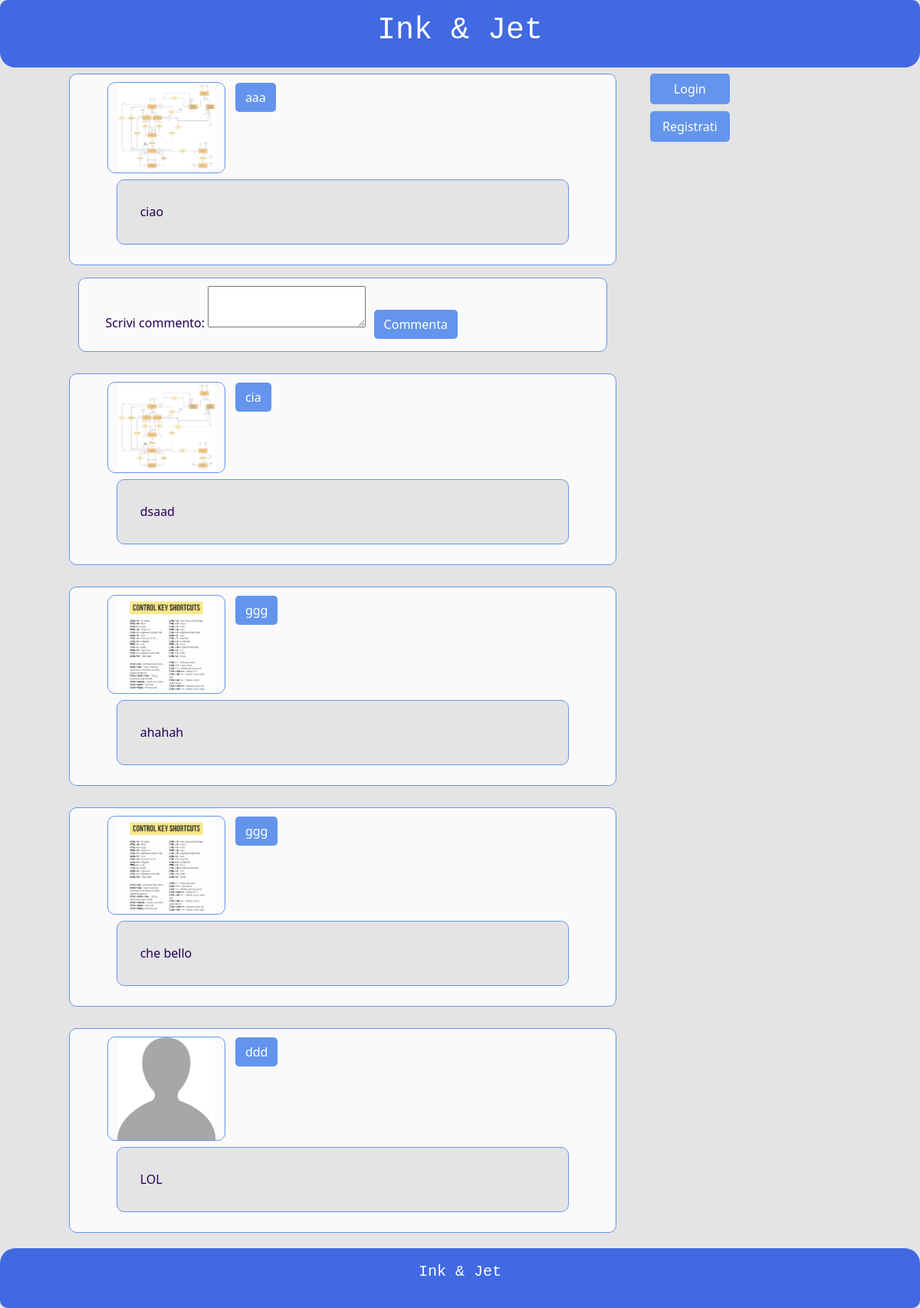
The page /post.php?post=1 on the database its author committed.
### tables this page shows
CREATE TABLE `post` (
  `id_post` int(11) NOT NULL,
  `testo_post` varchar(1024) DEFAULT NULL,
  `img_post` varchar(100) DEFAULT NULL,
  `data_post` date NOT NULL,
  `id_utente` int(11) NOT NULL
);

CREATE TABLE `utente` (
  `id_utente` int(11) NOT NULL,
  `email` varchar(100) NOT NULL,
  `password` varchar(512) NOT NULL,
  `data_nascita` date NOT NULL,
  `nome_utente` varchar(32) NOT NULL,
  `img_utente` varchar(100) NOT NULL
);

CREATE TABLE `commento` (
  `id_commento` int(11) NOT NULL,
  `testo_commento` varchar(512) DEFAULT NULL,
  `data_commento` date NOT NULL,
  `id_utente` int(11) NOT NULL,
  `id_post` int(11) NOT NULL
);

### post.php (called while the page is built, shortened)
<?php
require_once 'bootstrap.php';
if(isset($_GET["post"]) && $_GET["post"] != "" && $_GET["post"] != NULL){
    $templateParams["post"] = $dbh->getPostAndUser($_GET["post"]);
    $templateParams["commenti"] = $dbh->getCommentsAndUser($_GET["post"]);
}
$templateParams["titolo"] = "post";
$templateParams["nome"] = "singolo-post.php";
require 'template/base.php';
?>

### utils/functions.php (called while the page is built, shortened)
<?php
function isUserLoggedIn(){
    return !empty($_SESSION['id_utente']);
}
?>

### db/database.php (called while the page is built, shortened)
<?php
class DatabaseHelper{
    private $db;
    public function __construct($servername, $username, $password, $dbname, $port){
        $this->db = new mysqli($servername, $username, $password, $dbname, $port);
    }
    public function getPostAndUser($id_post){
        $query = "SELECT *
                    FROM post AS p
                    JOIN utente AS u ON p.id_utente = u.id_utente
                    WHERE p.id_post = ?";
        $stmt = $this->db->prepare($query);
        $stmt->bind_param('i', $id_post);
        $stmt->execute();
        $result = $stmt->get_result();
        return $result->fetch_all(MYSQLI_ASSOC);
    }
    public function getCommentsAndUser($id_post){
        $query = "SELECT *
                    FROM commento AS c
                    JOIN utente AS u ON c.id_utente = u.id_utente
                    WHERE c.id_post = ?
                    ORDER BY c.data_commento DESC";
        $stmt = $this->db->prepare($query);
        $stmt->bind_param('i', $id_post);
        $stmt->execute();
        $result = $stmt->get_result();
        return $result->fetch_all(MYSQLI_ASSOC);
    }
}
?>

### bootstrap.php (called while the page is built, shortened)
<?php
require_once("utils/functions.php");
require_once("db/database.php");
$dbh = new DatabaseHelper("localhost", "root", "", "inkjet", 3306);
?>

### template/singolo-post.php (the view, shortened to what this page needs)
<?php if(!isset($templateParams["post"]) || count($templateParams["post"]) == 0): ?>
<div class="row">
    <div class="col-10 offset-1 col-md-7 mt-2 post">
        <article>
            <p>Il post non esiste.</p>
        </article>
    </div>
</div>
<?php else:
        $post = $templateParams["post"][0];
        $commenti = $templateParams["commenti"];
?>
<div class="row">
    <div class="col-10 offset-1 col-md-7 my-2 post">
        <article>
            <header>
                    <div class="row mb-2">
                        <img src="<?php echo UPLOAD_DIR.$post["img_utente"]; ?>" alt="" class="col-3"/>
                        <h3 class="col-3"><a href="profilo.php?id=<?php echo $post["id_utente"]; ?>" class="btn"><?php echo $post["nome_utente"]; ?></a></h3>
                    </div>
            </header>
            <section>
                <?php if($post["testo_post"] != "" && $post["testo_post"] != NULL): ?>
                    <p class="post_text text-justify"><?php echo $post["testo_post"]; ?></p>
                <?php endif; ?>
            </section>
        </article>
    </div>
</div>
<div class="row">
    <div class="col-10 offset-1 col-md-7 mt-2">
        <form action="post.php?post=<?php echo $post["id_post"]; ?>" method="POST">
            <label for="testo_commento">Scrivi commento:</label>
            <textarea id="testo_commento" name="testo_commento" required></textarea>
            <input type="submit" name="submit" value="Commenta" class="btn" />
        </form>
    </div>
</div>
<?php
    if(count($commenti) > 0)
        foreach($commenti as $commento):
?>
    <div class="row">
        <div class="col-10 offset-1 col-md-7 mt-2 post">
            <article>
                <header>
                    <div class="row mb-2">
                        <img src="<?php echo UPLOAD_DIR.$commento["img_utente"]; ?>" alt="" class="col-3"/>
                        <h4 class="col-3"><a href="profilo.php?id=<?php echo $commento["id_utente"]; ?>" class="btn"><?php echo $commento["nome_utente"]; ?></a></h4>
                    </div>
                </header>
                <section>
                    <p class="post_text text-justify"><?php echo $commento["testo_commento"]; ?></p>
                </section>
            </article>
        </div>
    </div>
<?php endforeach; ?>
<?php endif; ?>

### template/base.php (shortened to what this page needs)
<!DOCTYPE html>
<html lang="it">
<head>
    <link href="https://cdn.jsdelivr.net/npm/bootstrap@5.1.3/dist/css/bootstrap.min.css" rel="stylesheet">
    <link rel="stylesheet" type="text/css" href="./css/style.css" />
</head>
<body>
    <div class="container-fluid p-0 overflow-hidden">
        <div class="row">
            <div class="col-12">
                <header class="py-3 text-white">
                    <h1 class="font-monospace text-center">Ink & Jet</h1>
                </header>
            </div>
        </div>
        <?php if(isUserLoggedIn()): ?>
        <div class="navigazione">
            <div class="row">
                <div class="col-12">
                    <ul class="nav nav-pills flex-md-column">
                        <li class="nav-item col-6 col-md-12">
                            <a class="nav-link mt-2 mx-2 text-center btn" href="home.php">Home</a>
                        </li>
                        <li class="nav-item col-6 col-md-12">
                            <a class="nav-link mt-2 mx-2 text-center btn" href="profilo.php">Profilo</a>
                        </li>
                        <li class="nav-item col-6 col-md-12">
                            <a class="nav-link mt-2 mx-2 text-center btn" href="gestisci-post.php" onclick="createCookieAzione(1)">NUOVO POST</a>
                        </li>
                        <li class="nav-item col-6 col-md-12">
                            <a class="nav-link mt-2 mx-2 text-center btn" href="logout.php">Logout</a>
                        </li>
                    </ul>
                </div>
            </div>
        </div>
        <?php else: ?>
        <div class="navigazione">
            <div class="row">
                <div class="col-12">
                    <ul class="nav nav-pills flex-md-column">
                        <li class="nav-item col-6 col-md-12">
                            <a class="nav-link mt-2 mx-2 text-center btn" href="login.php">Login</a>
                        </li>
                        <li class="nav-item col-6 col-md-12">
                            <a class="nav-link mt-2 mx-2 text-center btn" href="register.php">Registrati</a>
                        </li>
                    </ul>
                </div>
            </div>
        </div>
        <?php endif; ?>
        <div class="main">
        <?php
        if(isset($templateParams["nome"])){
            require($templateParams["nome"]);
        }
        ?>
        </div>
        <div class="row">
            <div class="col-12">
                    <footer class="py-3 text-white float-bottom">
                        <p class="font-monospace text-center text-white">Ink & Jet</p>
                    </footer>
            </div>
        </div>
    </div>
</body>
</html>

### css/style.css (style rules this page uses)
body { background-color: #e4e4e4; }
body > div > div > div > header { background-color: royalblue; border-radius: 10px 10px 20px 20px; }
body > div > div > div > footer { background-color: royalblue; border-radius: 20px 20px 10px 10px; font-size: 20px; }
article > header > div > img { max-height: 100%; max-width: 100%; }
form, .user, .post { background-color: rgb(250,250,250); border: 1px solid cornflowerblue; border-radius: 10px; margin-bottom: 20px; min-height: 5px; padding: 10px 5%; }
.nav-pills .nav-link { background: cornflowerblue; border-radius: 5px; color: #fff; }
.btn { background: cornflowerblue; border-radius: 5px; color: #fff; margin: 1%; }
.btn:hover, .nav-pills .nav-item:hover a, h2, td, p, label { color: rgb(35, 0, 90); }
img { border: 1px solid cornflowerblue; border-radius: 10px; }
.post_text { border: 1px solid cornflowerblue; border-radius: 10px; padding: 5%; background-color: #e4e4e4; }
@media screen and (min-width:768px) { .navigazione { position: fixed; left: 70%; } }

### rows shown on the page
post: id_utente.img_utente (picture), id_utente.nome_utente "aaa", testo_post "ciao"
commento: id_utente.img_utente (picture), id_utente.nome_utente "cia", testo_commento "dsaad"
commento: id_utente.img_utente (picture), id_utente.nome_utente "ggg", testo_commento "ahahah"
commento: id_utente.img_utente (picture), id_utente.nome_utente "ggg", testo_commento "che bello"
commento: id_utente.img_utente (placeholder picture), id_utente.nome_utente "ddd", testo_commento "LOL"
